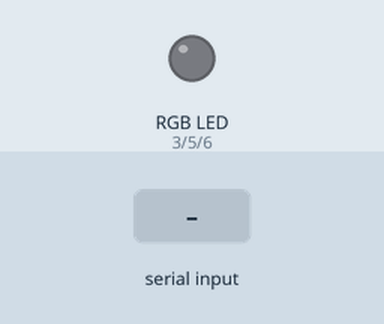
A sketch run on a simulated Arduino Uno, built with avr-gcc and run on an emulated ATmega328P. On the bench: an RGB LED mixed from three pins (HIGH = lit). Inputs (shaded band) come from the test bench. What the sketch prints to the serial monitor is not drawn.

Above: at 2.2 s.
2.3 s: byte 17 (0x11) received over Serial
At 2.7 s:
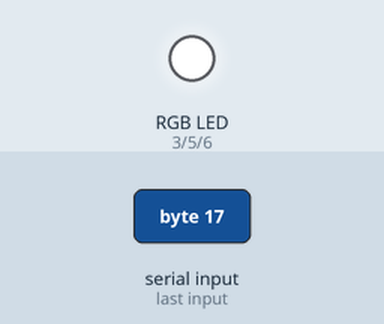
3.8 s: byte 19 (0x13) received over Serial
At 5.0 s:
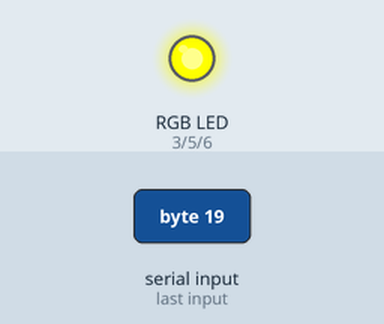
5.3 s: byte 19 (0x13) received over Serial
At 6.2 s:
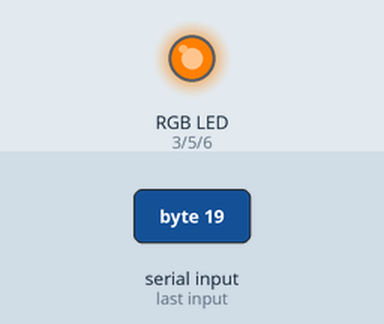
6.8 s: byte 17 (0x11) received over Serial
At 7.3 s:
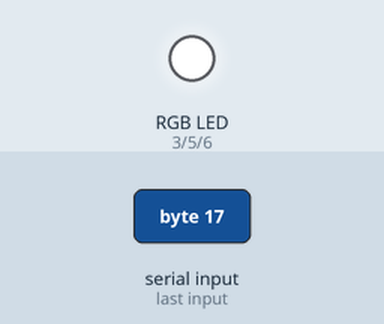
Timing chart, 0 to 9.3 s (numbered marks = the images above; inputs shaded):
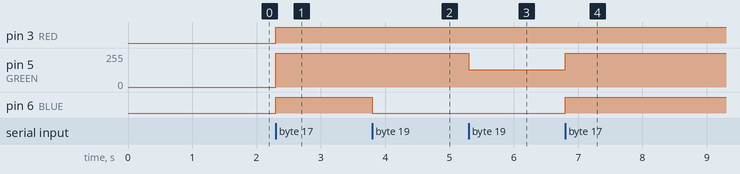

The sketch:

geeetech_recognition_LED_strip_UNO.ino
```cpp
#define RED 3     //PWM outputs for RGB colors
#define GREEN 5
#define BLUE 6
byte com = 0;
int i = 0;    // for switcing colors
int DIM = 1;  // for dimming the LED, 3 steps of luminosity

int REDstatus = 0;
int GREENstatus = 0;
int BLUEstatus = 0;

long time = 0;
long debounce = 200;

int RGBvalues(int R, int G, int B) {
  REDstatus = R;
  GREENstatus = G;
  BLUEstatus = B;
  }

void setup() {

  Serial.begin(9600);
  Serial.write(0xAA);
  Serial.write(0x37);
  delay(500);
  Serial.write(0xAA);
  Serial.write(0x21);   // import commands from group 1
  delay(500);
  pinMode(RED, OUTPUT);
  pinMode(GREEN, OUTPUT);
  pinMode(BLUE, OUTPUT);

}

void loop() {

  while(Serial.available()) {
  com = Serial.read();
  switch(com) {

      case 0x11://  command 1 WHITE
      RGBvalues(255,255,255);
      break;
      case 0x12:  //command 2 is turn OFF
      RGBvalues(0,0,0);
      break;
      case 0x13: { //command 3 is NEXT color
      i++;
      if (i > 11) {     // if loop completed, go back to first color
        i = 1;
        }
      switch (i) {
        case 1:
        RGBvalues(255,255,0); break;
        case 2:
        RGBvalues(255,128,0); break;
        case 3:
        RGBvalues(255,0,0); break;
        case 4:
        RGBvalues(255,0,128); break;
        case 5:
        RGBvalues(255,0,255); break;
        case 6:
        RGBvalues(128,0,255); break;
        case 7:
        RGBvalues(0,0,255); break;
        case 8:
        RGBvalues(0,128,255); break;
        case 9:
        RGBvalues(0,255,255); break;
        case 10:
        RGBvalues(0,255,128); break;
        case 11:
        RGBvalues(0,255,0); i=0; break;
        }
        }
      break;
      case 0x14: {   //go back change the color
      i--;
      if (i < 0) {              // if loop (backward) completed, go to last color
        i= 11;
        }
      switch (i) {
        case 1:
        RGBvalues(255,255,0); break;
        case 2:
        RGBvalues(255,128,0); break;
        case 3:
        RGBvalues(255,0,0); break;  //RED
        case 4:
        RGBvalues(255,0,128); break;
        case 5:
        RGBvalues(255,0,255); break;
        case 6:
        RGBvalues(128,0,255); break;
        case 7:
        RGBvalues(0,0,255); break;
        case 8:
        RGBvalues(0,128,255); break;
        case 9:
        RGBvalues(0,255,255); break;
        case 10:
        RGBvalues(0,255,128); break;
        case 11:
        RGBvalues(0,255,0); break;
        }
        }
      break;
      RGBvalues(255,255,0);
      break;
      case 0x15:  //command 5 DIM: three dimm factors: 1, 2, 4!
      DIM=DIM*2;
      if (DIM > 4) {       //after comliting loop, reset to max brightness
        DIM = 1;
        }
      break;

   }
   analogWrite(RED, REDstatus/DIM);      //send value PWM to MOSFET
   analogWrite(GREEN, GREENstatus/DIM);
   analogWrite(BLUE, BLUEstatus/DIM);
  }
}
```

Measured:
- after the input at 2.3 s, pin 3 (RED), pin 6 (BLUE): LOW → HIGH at once; pin 5 (GREEN): 0/255 → 255/255 at once
- after the input at 3.8 s, pin 6 (BLUE): HIGH → LOW at once
- after the input at 5.3 s, pin 5 (GREEN): 255/255 → 128/255 at once
- after the input at 6.8 s, pin 5 (GREEN): 128/255 → 255/255 at once; pin 6 (BLUE): LOW → HIGH at once
